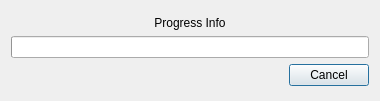
<?xml version="1.0" encoding="UTF-8"?>
<ui version="4.0">
 <class>RenderProgress</class>
 <widget class="QDialog" name="RenderProgress">
  <property name="geometry">
   <rect>
    <x>0</x>
    <y>0</y>
    <width>380</width>
    <height>101</height>
   </rect>
  </property>
  <property name="minimumSize">
   <size>
    <width>380</width>
    <height>101</height>
   </size>
  </property>
  <property name="maximumSize">
   <size>
    <width>380</width>
    <height>101</height>
   </size>
  </property>
  <property name="windowTitle">
   <string>Render Progress</string>
  </property>
  <layout class="QVBoxLayout" name="verticalLayout">
   <item>
    <spacer name="verticalSpacer">
     <property name="orientation">
      <enum>Qt::Vertical</enum>
     </property>
     <property name="sizeHint" stdset="0">
      <size>
       <width>20</width>
       <height>2</height>
      </size>
     </property>
    </spacer>
   </item>
   <item>
    <widget class="QLabel" name="labelProgressInfo">
     <property name="text">
      <string>Progress Info</string>
     </property>
     <property name="alignment">
      <set>Qt::AlignCenter</set>
     </property>
    </widget>
   </item>
   <item>
    <widget class="QProgressBar" name="progressRender">
     <property name="value">
      <number>0</number>
     </property>
     <property name="alignment">
      <set>Qt::AlignCenter</set>
     </property>
     <property name="textVisible">
      <bool>false</bool>
     </property>
    </widget>
   </item>
   <item>
    <layout class="QHBoxLayout" name="horizontalLayout">
     <item>
      <spacer name="horizontalSpacer">
       <property name="orientation">
        <enum>Qt::Horizontal</enum>
       </property>
       <property name="sizeHint" stdset="0">
        <size>
         <width>40</width>
         <height>20</height>
        </size>
       </property>
      </spacer>
     </item>
     <item>
      <widget class="QPushButton" name="buttonCancel">
       <property name="text">
        <string>Cancel</string>
       </property>
      </widget>
     </item>
    </layout>
   </item>
   <item>
    <spacer name="verticalSpacer_2">
     <property name="orientation">
      <enum>Qt::Vertical</enum>
     </property>
     <property name="sizeHint" stdset="0">
      <size>
       <width>20</width>
       <height>3</height>
      </size>
     </property>
    </spacer>
   </item>
  </layout>
 </widget>
 <resources/>
 <connections>
  <connection>
   <sender>buttonCancel</sender>
   <signal>clicked()</signal>
   <receiver>RenderProgress</receiver>
   <slot>close()</slot>
   <hints>
    <hint type="sourcelabel">
     <x>347</x>
     <y>72</y>
    </hint>
    <hint type="destinationlabel">
     <x>250</x>
     <y>87</y>
    </hint>
   </hints>
  </connection>
 </connections>
</ui>
